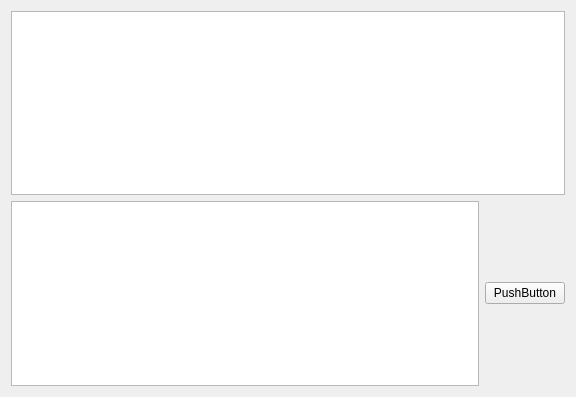
<?xml version="1.0" encoding="UTF-8"?>
<ui version="4.0">
 <class>Page0_talk</class>
 <widget class="QWidget" name="Page0_talk">
  <property name="geometry">
   <rect>
    <x>0</x>
    <y>0</y>
    <width>576</width>
    <height>397</height>
   </rect>
  </property>
  <property name="windowTitle">
   <string>Form</string>
  </property>
  <layout class="QVBoxLayout" name="verticalLayout_2">
   <item>
    <layout class="QVBoxLayout" name="verticalLayout">
     <item>
      <widget class="QTextEdit" name="textChat"/>
     </item>
     <item>
      <layout class="QHBoxLayout" name="horizontalLayout">
       <item>
        <widget class="QTextEdit" name="textSend"/>
       </item>
       <item>
        <widget class="QPushButton" name="sendButton">
         <property name="text">
          <string>PushButton</string>
         </property>
        </widget>
       </item>
      </layout>
     </item>
    </layout>
   </item>
  </layout>
 </widget>
 <resources/>
 <connections/>
</ui>
